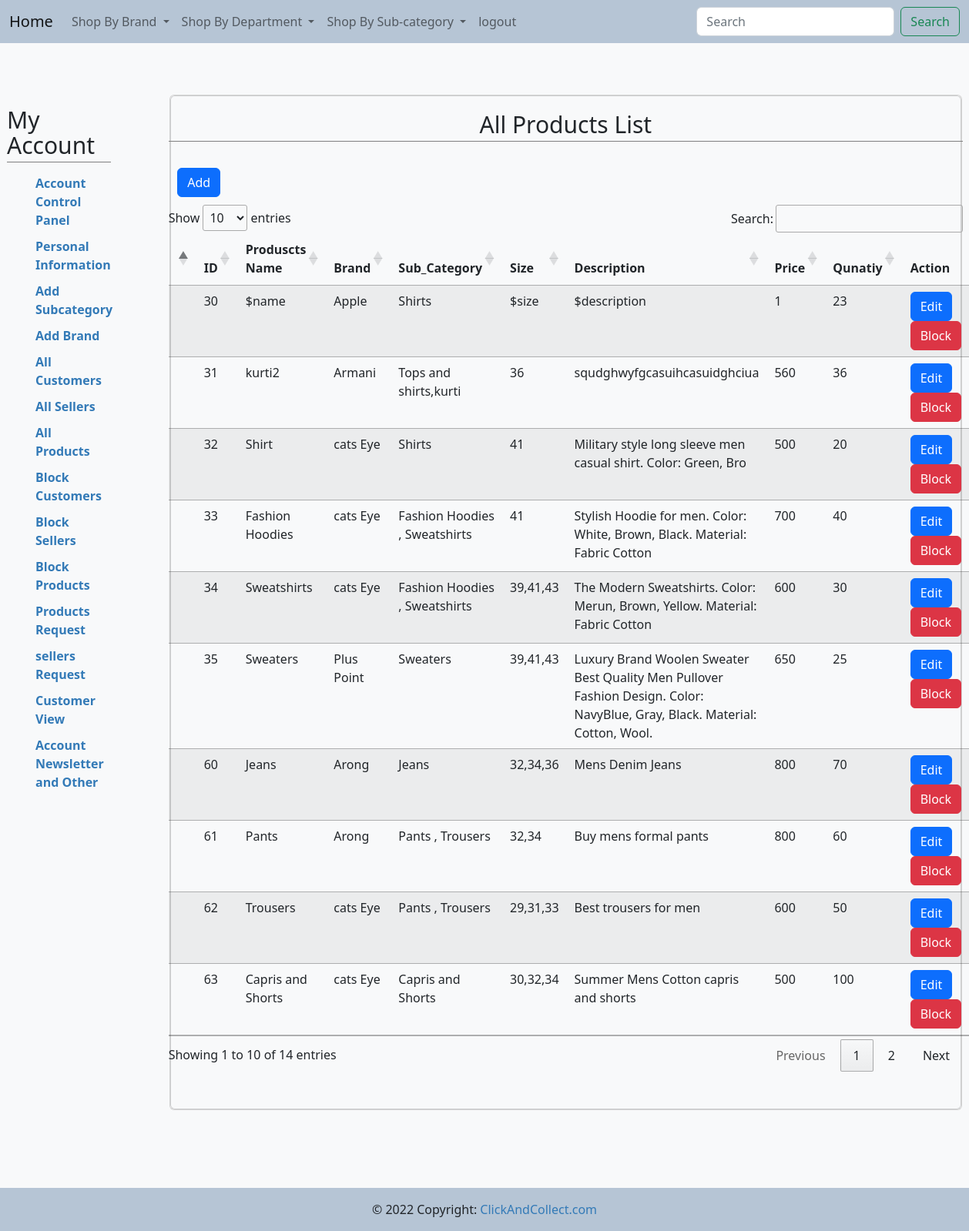
/admin/test.php (signed in), run on the app's committed database.
### tables this page shows
CREATE TABLE IF NOT EXISTS `products` (
  `p_id` int(11) NOT NULL AUTO_INCREMENT,
  `name` varchar(100) DEFAULT NULL,
  `b_id` int(11) DEFAULT NULL,
  `sub_id` int(11) DEFAULT NULL,
  `size` varchar(100) DEFAULT NULL,
  `description` varchar(200) DEFAULT NULL,
  `price` double DEFAULT NULL,
  `quantity` int(11) DEFAULT NULL,
  `status` int(11) NOT NULL,
  PRIMARY KEY (`p_id`),
  KEY `FK_brand1` (`b_id`),
  KEY `FK_catagory1` (`sub_id`)
);

CREATE TABLE IF NOT EXISTS `brand` (
  `b_id` int(11) NOT NULL AUTO_INCREMENT,
  `name` varchar(100) DEFAULT NULL,
  PRIMARY KEY (`b_id`)
);

CREATE TABLE IF NOT EXISTS `sub_category` (
  `sub_id` int(11) NOT NULL AUTO_INCREMENT,
  `name` varchar(100) DEFAULT NULL,
  `cat_id` int(11) DEFAULT NULL,
  PRIMARY KEY (`sub_id`),
  KEY `FK_catagory` (`cat_id`)
);

### admin/test.php (the view, shortened to what this page needs)
<!DOCTYPE html>
<html lang="en">
<head>
        <link href="https://cdn.jsdelivr.net/npm/bootstrap@5.2.1/dist/css/bootstrap.min.css" rel="stylesheet">
        <link rel="stylesheet" href="https://cdn.datatables.net/1.12.1/css/jquery.dataTables.min.css">
        <link href="include/style.css" rel="stylesheet" />
</head>
<body>
<div class="b">
    <?php include 'include/navbar.php' ?>
</div>
<div class="account-page">
<div class="container-fluid">
<div class="row">
<div class="col-sm-2 mt-0 pad">
    <?php include 'include/sidebar.php' ?>
</div>
    <div class="col-sm-10">
        <div class="mt-1 card">
            <div class="card bg-light text-dark">
                <div class="row">
                    <div class="col-md-12 mt-0 mb-5 ml-1">
                        <h2 class="text-center">All  Products List</h2>
                        <br>
                        <div class="row">
                            <div class="col-sm-3 add">
                                <a class="btn btn-primary" href="add_products.php" >Add</a>
                            </div>
                            <br>
                            <br>
                        </div>
                        <table class="table table-striped" id = "allproducts">
                        <thead>
                        <tr>
                            <th></th>
                            <th>ID</th>
                            <th>Produscts Name</th>
                            <th>Brand</th>
                            <th>Sub_Category</th>
                            <th>Size</th>
                            <th>Description</th>
                            <th>Price</th>
                            <th>Qunatiy</th>
                            <th>Action</th>
                        </tr>
                        </thead>
                        <tbody>
                        <?php
                            include 'include/connection.php';
                            $query = "select * from products where status='1'";
                            $table = mysqli_query($con,$query);
                            while($row = mysqli_fetch_array($table)){
                        ?>
                        <tr>
                        <td></td>
                                <td><?php echo $row['p_id'];?></td>
                                <td><?php echo $row['name']; ?></td>
                                <?php
                                    $id =  $row['b_id'];
                                    $query1 = "select * from brand where b_id= $id";
                                    $table1 = mysqli_query($con,$query1);
                                    $row1 = mysqli_fetch_array($table1)
                                ?>
                                <td><?php echo $row1['name'];?></td>
                                <?php
                                    $id =  $row['sub_id'];
                                    $query3 = "select * from sub_category where sub_id= $id";
                                    $table3 = mysqli_query($con,$query3);
                                    $row3 = mysqli_fetch_array($table3);
                                ?>
                                <td><?php echo $row3['name'];?></td>
                                <td><?php echo $row['size'];?></td>
                                <td><?php echo $row['description'];?></td>
                                <td><?php echo $row['price'];?></td>
                                <td><?php echo $row['quantity'];?></td>
                                <td>
                                    <a class = "btn btn-primary" href ="update_product.php?id=<?php  echo $row['p_id']?>">Edit</a>
                                    <a class="btn btn-danger" data-bs-toggle="modal" data-bs-target="#myModal<?php echo $row['p_id'];?>">Block</a>
                                </td>
                            </tr>
                            <?php } ?>
                        </tbody>
                    </table>
                    </div>
                </div>
            </div>
        </div>
    </div>
</div>
</div>
</div>
<div class="bot">
   <?php include 'include/footer.php' ?>
</div>
</body>
</html>

### admin/include/style.css (style rules this page uses)
.account-page { padding-top:5%; }
.b { background-color: #b6c5d5!important; }
body { background-color: #f8f9fa; }
.account-page h2 { padding-bottom: 5px; border-bottom: 1px solid #808080; }
.row { margin-right: -15px; margin-left: -15px; }
* { -webkit-box-sizing: border-box; -moz-box-sizing: border-box; box-sizing: border-box; }
div { display: block; }
a { color: #3a2bd3; -webkit-transition: all 0.3s ease; transition: all 0.3s ease; }
a { background-color: transparent; }
a { color: #337ab7; text-decoration: none; text-decoration-line: none; text-decoration-thickness: none; text-decoration-style: none; text-decoration-color: none; }
.h2, h2 { font-size: 30px; }
.h1, .h2, .h3, h1, h2, h3 { margin-top: 20px; margin-bottom: 10px; }
.h1, .h2, .h3, .h4, .h5, .h6, h1, h2, h3, h4, h5, h6 { font-family: inherit; font-weight: 500; line-height: 1.1; color: inherit; }

### admin/test.php (style rules this page uses)
.pad { padding-right :5%; }
.bot { padding-top:8%; }
.add { padding-left:2.5%; }

### data on the page
products: p_id "30", name "$name", b.name "Apple", sub.name "Shirts", size "$size", description "$description", price "1", quantity "23"
products: p_id "31", name "kurti2", b.name "Armani", sub.name "Tops and shirts,kurti", size "36", description "squdghwyfgcasuihcasuidghciua", price "560", quantity "36"
products: p_id "32", name "Shirt", b.name "cats Eye", sub.name "Shirts", size "41", description "Military style long sleeve men casual shirt. Color: Green, Bro", price "500", quantity "20"
products: p_id "33", name "Fashion Hoodies", b.name "cats Eye", sub.name "Fashion Hoodies , Sweatshirts", size "41", description "Stylish Hoodie for men. Color: White, Brown, Black. Material: Fabric Cotton", price "700", quantity "40"
products: p_id "34", name "Sweatshirts", b.name "cats Eye", sub.name "Fashion Hoodies , Sweatshirts", size "39,41,43", description "The Modern Sweatshirts. Color: Merun, Brown, Yellow. Material: Fabric Cotton", price "600", quantity "30"
products: p_id "35", name "Sweaters", b.name "Plus Point", sub.name "Sweaters", size "39,41,43", description "Luxury Brand Woolen Sweater Best Quality Men Pullover Fashion Design. Color: NavyBlue, Gray, Black. Material: Cotton, Wool.", price "650", quantity "25"
products: p_id "60", name "Jeans", b.name "Arong", sub.name "Jeans", size "32,34,36", description "Mens Denim Jeans", price "800", quantity "70"
products: p_id "61", name "Pants", b.name "Arong", sub.name "Pants , Trousers", size "32,34", description "Buy mens formal pants", price "800", quantity "60"
products: p_id "62", name "Trousers", b.name "cats Eye", sub.name "Pants , Trousers", size "29,31,33", description "Best trousers for men", price "600", quantity "50"
products: p_id "63", name "Capris and Shorts", b.name "cats Eye", sub.name "Capris and Shorts", size "30,32,34", description "Summer Mens Cotton capris and shorts", price "500", quantity "100"
